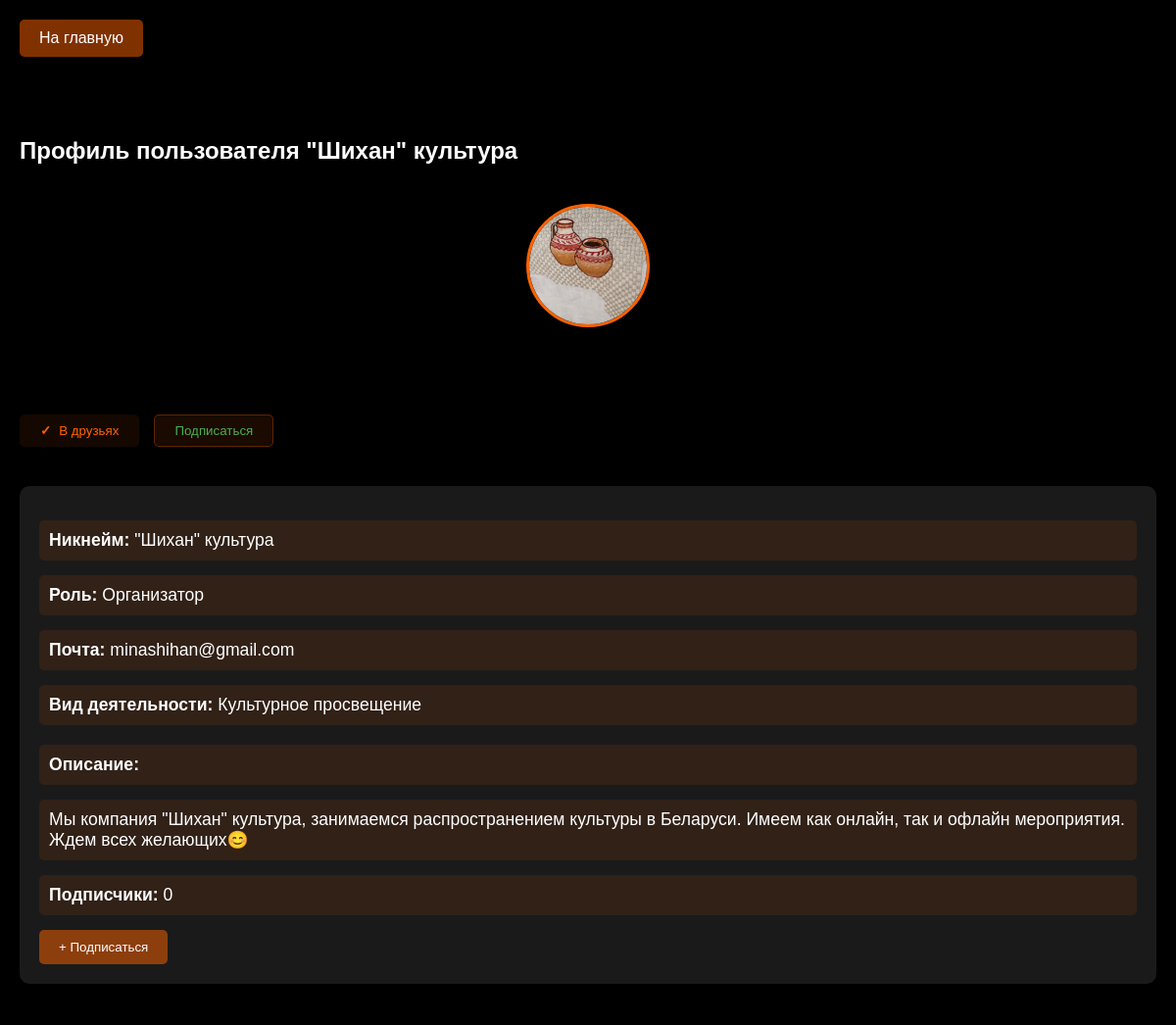
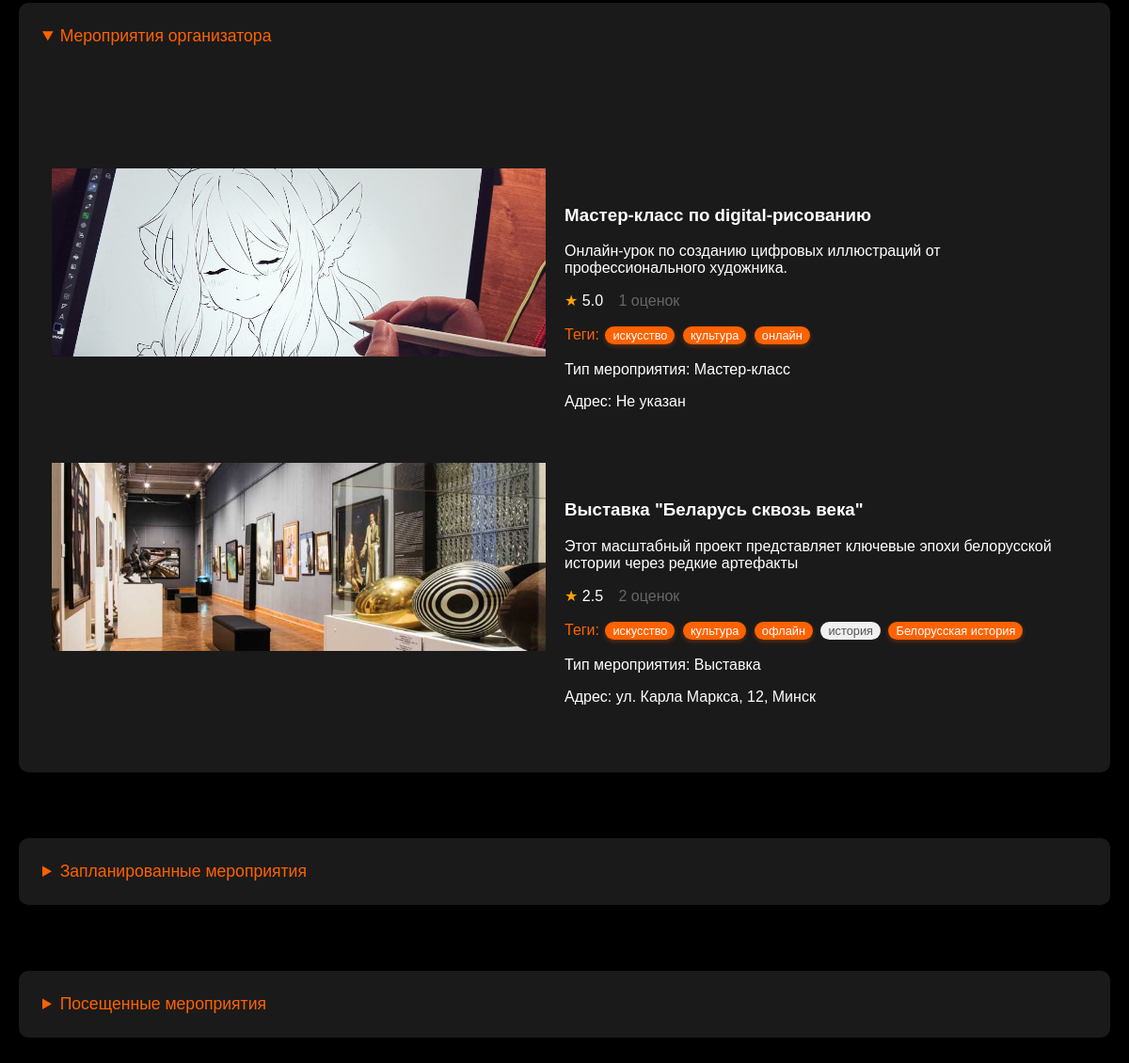
Page /profile/"Шихан" культура (signed in) on the committed database (2 pictures, top to bottom).
### app/app.py (models this page shows, shortened)
class User(db.Model):
    id = db.Column(db.Integer, primary_key=True)
    username = db.Column(db.String(50), unique=True, nullable=False)
    email = db.Column(db.String(100), unique=True, nullable=False)
    password = db.Column(db.String(100), nullable=False)
    role = db.Column(db.String(20), nullable=False, default='participant')
    email_confirmed = db.Column(db.Boolean, default=False)
    email_confirmed_on = db.Column(db.DateTime, nullable=True)
    description = db.Column(db.Text, nullable=True)
    is_private = db.Column(db.Boolean, default=False, nullable=False)
    occupation = db.Column(db.String(100), nullable=True)
    avatar_url = db.Column(db.String(200), nullable=True)
    validation = db.Column(db.String(20), nullable=True)
    comment = db.Column(db.Text, nullable=True)
    totp_secret = db.Column(db.String(32), nullable=True)
    is_2fa_enabled = db.Column(db.Boolean, default=False, nullable=False)
    is_blocked = db.Column(db.Boolean, default=False)
    blocked_until = db.Column(db.DateTime, nullable=True)
    block_reason = db.Column(db.Text, nullable=True)
    favorite_organizers = db.relationship(
        'User',
        secondary='user_organizer',
        primaryjoin='UserOrganizer.user_id == User.id',
        secondaryjoin='UserOrganizer.organizer_id == User.id',
        backref=db.backref('followers', lazy='dynamic')
    )
    @property
    def unread_event_ids(self):
        return [n.event_id for n in self.notifications if not n.is_read]
    favorite_tags = db.relationship(
        'Tag',
        secondary='user_tag',
        backref=db.backref('users_favorited', lazy='dynamic')
    )
    event_statuses = db.relationship(
        'UserEventStatus',
        backref=db.backref('user', lazy='joined'),
        lazy='dynamic'
    )
    @property
    def friends(self):
        sent = [f.receiver for f in self.sent_requests if f.status == 'accepted']
        received = [f.sender for f in self.received_requests if f.status == 'accepted']
        return list(set(sent + received))

class Event(db.Model):
    id = db.Column(db.Integer, primary_key=True)
    title = db.Column(db.String(100), nullable=False)
    description = db.Column(db.Text, nullable=False)
    organizer_id = db.Column(db.Integer, db.ForeignKey('user.id'), nullable=False)
    format = db.Column(db.String(20), nullable=False)  # 'online' или 'offline'
    location_name = db.Column(db.String(200))  # Название места
    location_address = db.Column(db.String(200))  # Физический адрес
    online_info = db.Column(db.Text)  # Информация для онлайн мероприятий
    date_time = db.Column(db.DateTime, nullable=False)
    duration = db.Column(db.Integer, nullable=False)
    image_url = db.Column(db.String(200))
    lat = db.Column(db.Float)
    lng = db.Column(db.Float)
    event_type = db.Column(db.String(50))
    created_at = db.Column(db.DateTime, default=datetime.utcnow)
    is_active = db.Column(db.Boolean, default=True)
    is_private = db.Column(db.Boolean, default=False)
    password = db.Column(db.String(100))  # Пароль для приватных мероприятий
    organizer = db.relationship('User', backref='events')
    tags = db.relationship('Tag', secondary='event_tag', backref='events')
    personalities = db.Column(db.JSON)
    user_statuses = db.relationship(
        'UserEventStatus',
        backref=db.backref('event', lazy='joined'),
        lazy='dynamic'
    )
    @hybrid_property
    def average_rating(self):
        return db.session.query(func.avg(Rating.rating)).filter(
            Rating.event_id == self.id
        ).scalar() or 0.0
    @property
    def ratings_count(self):
        return Rating.query.filter_by(event_id=self.id).count()
    @property
    def distance(self):
        return getattr(self, '_distance', None)

class Tag(db.Model):
    id = db.Column(db.Integer, primary_key=True)
    name = db.Column(db.String(50), unique=True, nullable=False)

### app/app.py (the view, shortened to what this page needs)
@app.route('/profile/<username>')
def user_profile(username):
    if 'username' not in session:
        return redirect(url_for('login'))
    viewer = User.query.filter_by(username=session['username']).first()
    user = User.query.filter_by(username=username).first_or_404()
    is_friend = user in viewer.friends
    is_own_profile = (viewer.id == user.id)
    show_events = (not user.is_private) or is_friend or is_own_profile
    planned_events = []
    attended_events = []
    if show_events:
        subquery = db.session.query(
            UserEventStatus.event_id,
            func.max(UserEventStatus.created_at).label('max_date')
        ).filter_by(user_id=user.id).group_by(UserEventStatus.event_id).subquery()
        statuses = db.session.query(UserEventStatus).join(
            subquery,
            (UserEventStatus.event_id == subquery.c.event_id) &
            (UserEventStatus.created_at == subquery.c.max_date)
        ).all()
    role_display = ROLE_TRANSLATIONS.get(user.role.lower(), user.role.capitalize())
    return render_template('user_profile.html',
                         user=user,
                         is_friend=is_friend,
                         username=user.username,
                         email=user.email,
                         role_display=role_display,
                         description=user.description,
                         show_events=show_events,
                         is_own_profile=is_own_profile,
                         planned_events=planned_events,
                         attended_events=attended_events)

### app/app.py (called while the page is built, shortened)
@app.before_request
def make_session_permanent():
    session.permanent = True

@app.context_processor
def inject_nearby_status():
    return {'nearby_filter_active': 'nearby' in request.args}

@app.context_processor
def inject_validation_counts():
    return {}

@app.context_processor
def inject_notifications():
    notifications = {}
    if 'username' in session:
        user = User.query.filter_by(username=session['username']).first()
        if user:
            notifications['pending_friend_requests'] = Friendship.query.filter_by(
                friend_id=user.id,
                status='pending'
            ).count()
            notifications['unread_invitations'] = Recommendation.query.filter_by(
                receiver_id=user.id,
            ).count()
    return notifications

@app.context_processor
def inject_user():
    if 'username' in session:
        user = User.query.filter_by(username=session['username']).first()
        return {'current_user': user}
    return {}

### app/templates/user_profile.html (shortened to what this page needs)
<!DOCTYPE html>
<html>
<head>
    <link rel="stylesheet" href="{{ url_for('static', filename='styles.css') }}">
</head>
<body>
    <div class="header">
        <a href="{{ url_for('home') }}" class="menu-btn">На главную</a>
    </div>
    <div class="posts-container">
        <h2>Профиль пользователя {{ username }}</h2>
        <div class="avatar-section">
            <img src="{{ url_for('static', filename=user.avatar_url) if user.avatar_url else url_for('static', filename='images/default-avatar.png') }}"
                 class="user-avatar"
                 alt="Аватар">
        </div>
        <div class="profile-actions">
            {% if not is_own_profile %}
                {% if not is_friend %}
                    <button class="profile-action-btn friend-btn"
                            onclick="sendFriendRequest({{ user.id }}, this)">
                        Добавить в друзья
                    </button>
                {% else %}
                    <button class="profile-action-btn friend-btn" disabled>
                        В друзьях
                    </button>
                {% endif %}
                {% if user.role == 'organizer' %}
                    <button class="profile-action-btn subscribe-btn-profile"
                        onclick="toggleSubscription({{ user.id }}, this)"
                        data-subscribed="{% if user in current_user.favorite_organizers %}true{% else %}false{% endif %}">
                        {% if user in current_user.favorite_organizers %}✓ Вы подписаны{% else %}Подписаться{% endif %}
                    </button>
                {% endif %}
            {% endif %}
        </div>
        <div class="profile-info">
            <p><strong>Никнейм:</strong> {{ username }}</p>
            <p><strong>Роль:</strong> {{ role_display }}</p>
            {% if is_friend and not user.is_private or user.role == 'organizer' %}
                <p><strong>Почта:</strong> {{ email }}</p>
                <p><strong>Вид деятельности:</strong> {{ user.occupation or 'Не указано' }}</p>
                <div class="description-section">
                    <p><strong>Описание:</strong></p>
                    <p>{{ description or "Пользователь не добавил описание" }}</p>
                </div>
            {% else %}
                <p class="warning">Вы не друзья с этим пользователем, либо пользователь имеет закрытый профиль</p>
            {% endif %}
            {% if user.role == 'organizer' %}
                <p><strong>Подписчики:</strong> {{ user.followers.count() }}</p>
            {% endif %}
            {% if not is_own_profile and session.role == 'participant' and user.role == 'organizer' %}
                <button class="menu-btn"
                        onclick="toggleSubscription({{ user.id }}, this)"
                        {% if user in current_user.favorite_organizers %}style="background: #4CAF50"{% endif %}>
                    {% if user in current_user.favorite_organizers %}✓ Подписан{% else %}+ Подписаться{% endif %}
                </button>
            {% endif %}
        </div>
        {% if user.role == 'organizer' %}
            <details class="events-section" open>
                <summary>Мероприятия организатора</summary>
                <div class="posts-container">
                    {% for event in user.events if event.is_active %}
                        {% with post=event %}
                            {% include 'post.html' %}
                        {% endwith %}
                    {% else %}
                        <p class="empty-message">Нет созданных мероприятий</p>
                    {% endfor %}
                </div>
            </details>
        {% endif %}
        {% if show_events and is_friend and not user.is_private %}
            <details class="events-section">
                <summary>Запланированные мероприятия</summary>
            </details>
            <details class="events-section">
                <summary>Посещенные мероприятия</summary>
            </details>
        {% else %}
            <p class="warning">Данные о мероприятиях, которые пользователь запланировал или посетил, недоступны.</p>
        {% endif %}
    </div>
</body>
</html>

### app/templates/post.html (shortened to what this page needs)
<div class="post"
                 data-event-id="{{ post.id }}"
                 data-organizer-id="{{ post.organizer.id }}"
                 data-title="{{ post.title | escape }}"
                 data-description="{{ post.description | escape }}"
                 data-location-name="{{ post.location_name | escape if post.location_name else '' }}"
                 data-tags="{{ post.tags|map(attribute='name')|join(', ') | escape }}"
                 data-event-type="{{ post.event_type | escape }}"
                 data-location-address="{{ post.location_address | escape if post.location_address else '' }}"
                 data-lat="{{ post.lat | default(0) }}"
                 data-lng="{{ post.lng | default(0) }}"
                 data-image-url="{{ post.image_url | default('', true) | escape }}"
                 data-is-private="{{ 'true' if post.is_private else 'false' }}"
                 data-format="{{ post.format }}"
                 data-online-info="{{ post.online_info | escape if post.online_info else '' }}"
                 data-date-time="{{ post.date_time.strftime('%Y-%m-%dT%H:%M:%S') }}"
                 data-duration="{{ post.duration }}"
                 data-organizer-username="{{ post.organizer.username }}"
                 data-personalities="{{ post.personalities | tojson | forceescape }}"
                 onclick="handlePostClick(this)">
                <img class="post-image"
                    src="{{ url_for('static', filename=post.image_url) if post.image_url else url_for('static', filename='images/no-image.jpg') }}"
                    alt="{{ post.title }}"
                    onerror="this.onerror=null;this.src='{{ url_for('static', filename='images/no-image.jpg') }}'">
                <div class="post-content">
                    <h3>{{ post.title }}</h3>
                    <p>{{ post.description|truncate(100) }}</p>
                    <p class="rating">
                        <span class="star" style="color: #ffa500;">★</span>
                        <span class="average-rating" style="margin-right: 12px;">{{ "%.1f"|format(post.average_rating) }}</span>
                        <span class="ratings-count" style="color: #666666;"> {{ post.ratings_count }} оценок</span>
                    </p>
                    <p class="tags">Теги:
                        {% for tag in post.tags %}
                            <span class="tag
                                {% if session.username %}
                                    {% if tag in current_user.favorite_tags %}favorite-tag{% endif %}
                                {% endif %}">
                                {{ tag.name }}
                            </span>
                        {% endfor %}
                    </p>
                    <p>Тип мероприятия: {{ post.event_type }}</p>
                    <p>Адрес: {{ post.location_address if post.location_address else 'Не указан' }}</p>
                </div>
</div>

### app/static/styles.css (style rules this page uses)
body { margin: 0; padding: 0; background: #000000; color: #ffffff; font-family: Arial, sans-serif; }
.header { background: rgba(0, 0, 0, 0.8); padding: 20px; display: flex; align-items: center; justify-content: space-between; position: fixed; width: 100%; top: 0; z-index: 1000; }
.menu-btn { padding: 10px 20px; background: rgba(255, 98, 0, 0.5); border: none; color: white; cursor: pointer; border-radius: 5px; transition: background 0.3s ease; text-decoration: none; }
.posts-container { margin-top: 100px; padding: 20px; display: grid; gap: 20px; }
.post { display: flex; background: #1a1a1a; border-radius: 10px; overflow: hidden; cursor: pointer; transition: transform 0.2s; position: relative; overflow: visible !important; }
.post-image { width: 50%; height: 200px; object-fit: cover; position: sticky; top: 0; }
.post-content { width: 50%; padding: 20px; }
.tags { color: #ff6200; }
.profile-info { background: #1a1a1a; padding: 20px; border-radius: 10px; margin-top: 20px; }
.profile-info p { font-size: 1.1em; margin: 15px 0; padding: 10px; background: rgba(255, 98, 0, 0.1); border-radius: 5px; }
.tag { display: inline-block; background-color: #f0f0f0; padding: 2px 8px; margin: 2px; border-radius: 12px; font-size: 0.8em; color: #555; transition: all 0.3s ease; }
.tag.favorite-tag { background-color: #ff6200; color: white; box-shadow: 0 2px 5px rgba(255, 98, 0, 0.3); }
.description-section { margin-top: 20px; }
.user-avatar { width: 40px; height: 40px; border-radius: 50%; }
.events-section { margin: 25px 0; background: #1a1a1a; padding: 15px; border-radius: 10px; }
.events-section summary { cursor: pointer; font-size: 1.1em; color: #ff6200; padding: 10px; }
.header .menu-btn:last-child { margin-right: 50px; }
.user-avatar { width: 120px; height: 120px; border-radius: 50%; object-fit: cover; border: 3px solid #ff6200; margin-bottom: 15px; }
.avatar-section { text-align: center; margin-bottom: 30px; }
.profile-actions { margin-top: 20px; display: flex; gap: 15px; flex-wrap: wrap; }
.profile-action-btn { padding: 8px 20px; border: none; border-radius: 5px; cursor: pointer; transition: all 0.3s; font-weight: 500; display: flex; align-items: center; gap: 8px; }
.friend-btn { background: rgba(255, 98, 0, 0.15); color: #ff6200; border: 1px solid rgba(255, 98, 0, 0.3); }
.friend-btn:disabled { background: rgba(255, 98, 0, 0.08); color: #ff6200; border-color: transparent; cursor: default; box-shadow: none; }
.subscribe-btn-profile { padding: 8px 20px; border: none; border-radius: 5px; cursor: pointer; transition: all 0.3s; background: rgba(255, 98, 0, 0.1); color: #4CAF50; border: 1px solid rgba(255, 98, 0, 0.3); position: relative; }
.subscribe-btn-profile:disabled:before, .friend-btn:disabled:before { content: "✓"; font-weight: bold; }

### rows in the picture
User: username "\"Шихан\" культура", avatar_url (picture), email "minashihan@gmail.com", occupation "Культурное просвещение", description "Мы компания \"Шихан\" культура, занимаемся распространением культуры в Беларуси. Имеем как онлайн, так и офлайн мероприятия. Ждем всех желающих😊"
Event: image_url (picture), title "Мастер-класс по digital-рисованию", description "Онлайн-урок по созданию цифровых иллюстраций от профессионального художника.", average_rating "5.0", ratings_count "1", event_type "Мастер-класс", location_address "Не указан"
Tag: name "искусство"
Tag: name "культура"
Tag: name "онлайн"
Event: image_url (picture), title "Выставка \"Беларусь сквозь века\"", description "Этот масштабный проект представляет ключевые эпохи белорусской истории через редкие артефакты", average_rating "2.5", ratings_count "2", event_type "Выставка", location_address "ул. Карла Маркса, 12, Минск"
Tag: name "офлайн"
Tag: name "история"
Tag: name "Белорусская история"

### other values in the picture
{{ role_display }} "Организатор"
{{ user.followers.count() }} "0"
